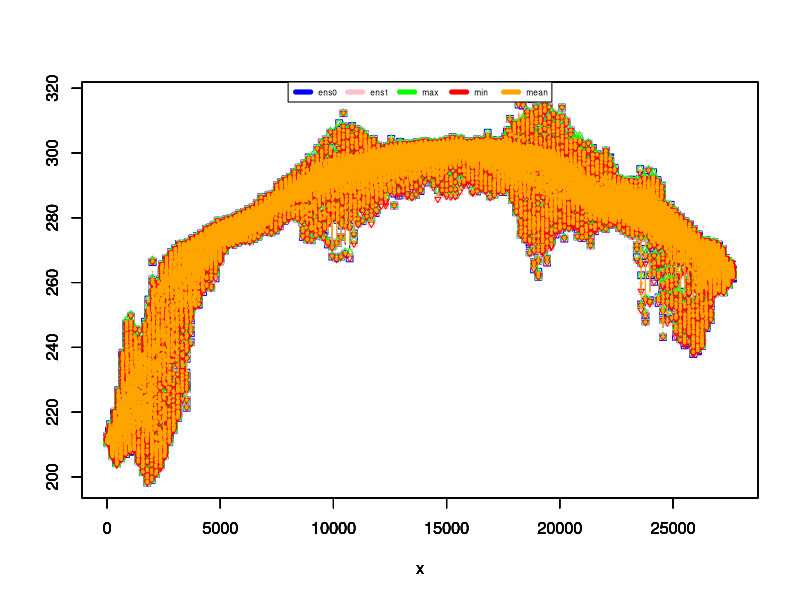
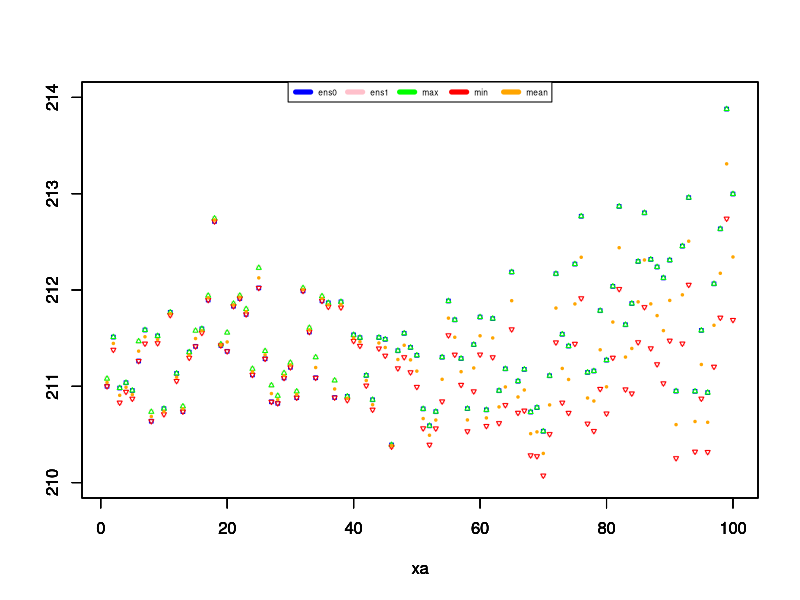
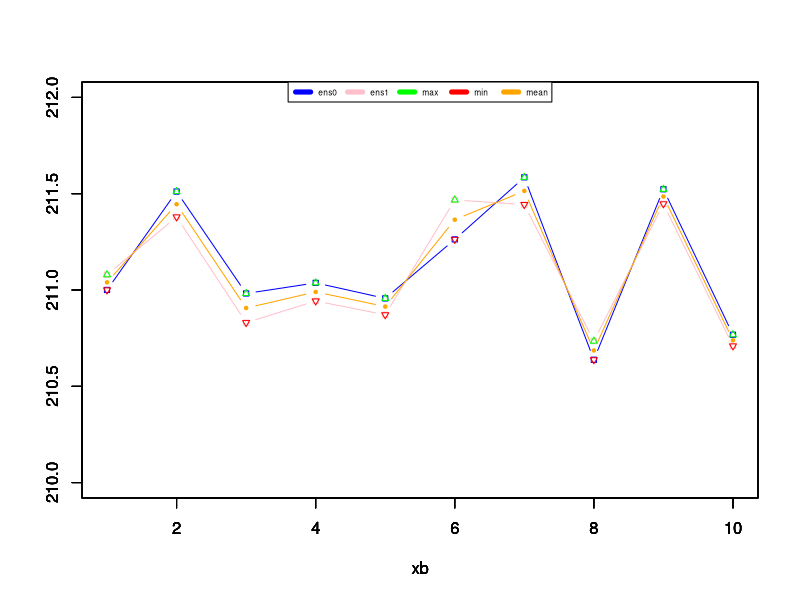
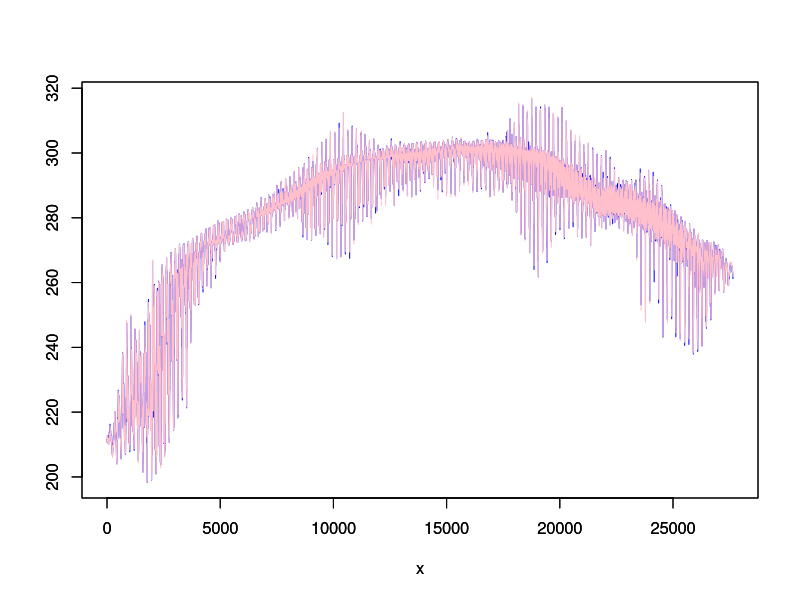
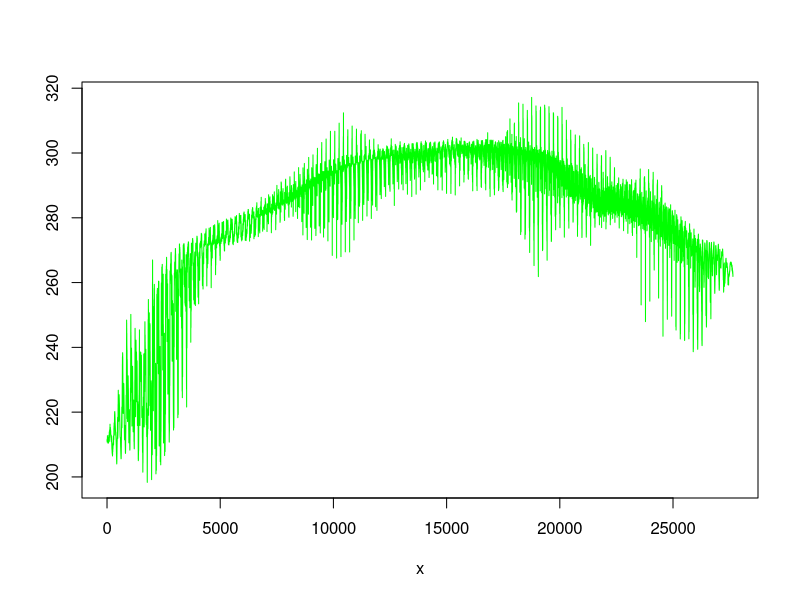
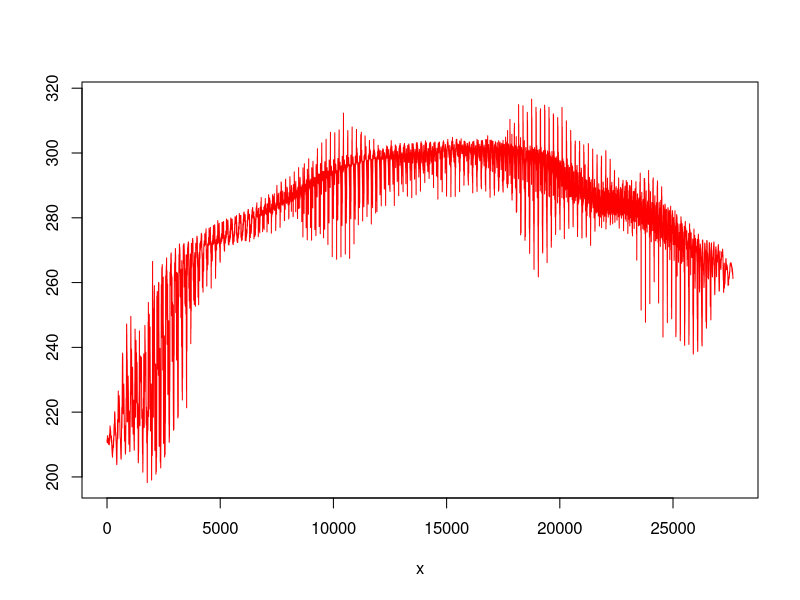
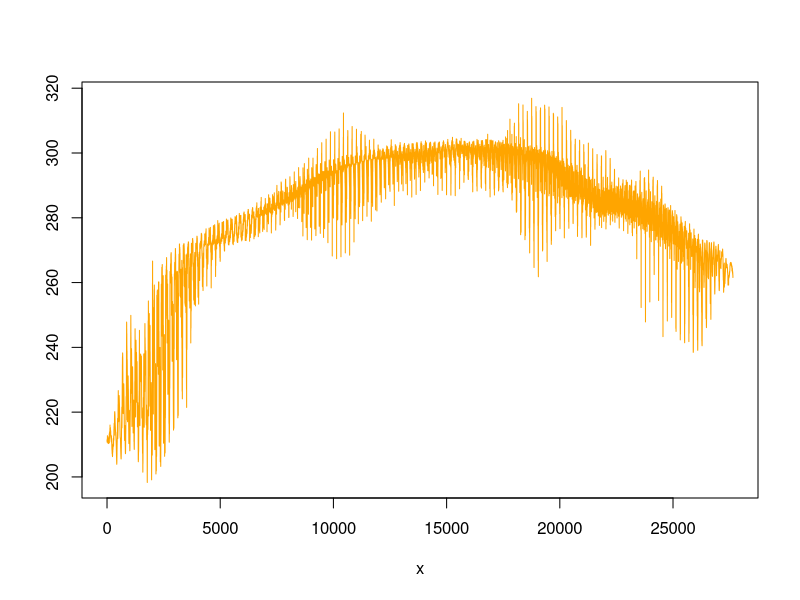
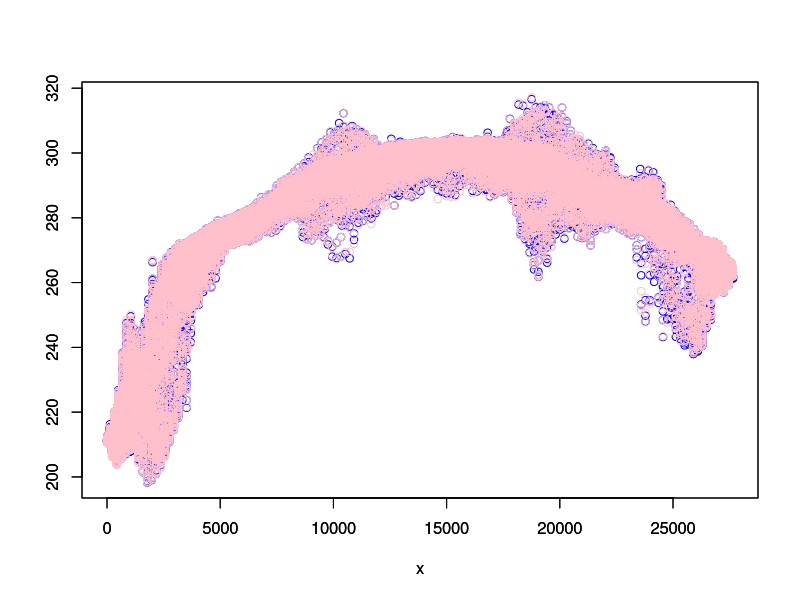

Write R code to recreate these figures, in order.
#!/usr/bin/env Rscript

# ########################################################

pdf("temp.pdf") # either save all files in one pdf or the files in specific pdfs; find an option to automatise the choice

# temp_inst = read.csv("temp-inst.csv")
# temp_max = read.csv("temp-max.csv")
# temp_min = read.csv("temp-min.csv")
# temp_mean = read.csv("temp-mean.csv")

# data = read.table("test.csv", header=FALSE, sep = ',')
temp_inst1 = read.table("inst12.txt", header=FALSE, sep = ',')
temp_inst2 = read.table("inst22.txt", header=FALSE, sep = ',')
temp_max = read.table("max2.txt", header=FALSE, sep = ',')
temp_min = read.table("min2.txt", header=FALSE, sep = ',')
temp_mean = read.table("mean2.txt", header=FALSE, sep = ',')
temp_stdev = read.table("stdev2.txt", header=FALSE, sep = ',')

x1=length(temp_inst1)
x2=length(temp_inst2)
x3=length(temp_max)
x4=length(temp_min)
x5=length(temp_mean)
x6=length(temp_stdev)

print(x1)
print(x2)
print(x3)
print(x4)
print(x5)
print(x6)

x = seq(1, x1, 1)

lmin = min(temp_inst1,temp_inst2,temp_max,temp_min,temp_mean)
print(lmin)

lmax = max(temp_inst1,temp_inst2,temp_max,temp_min,temp_mean)
print(lmax)

plot(x,temp_inst1,type="b",col="blue",ylim = c(lmin, lmax),ylab="",pch = 0, cex = .9) 
par(new = TRUE)
plot(x,temp_inst2,type="b",col="pink",ylim = c(lmin, lmax),ylab="", pch = 0, cex = .8) 
par(new = TRUE)
plot(x,temp_max,type="p",col="green",ylim = c(lmin, lmax),ylab="", pch = 2, cex = .7) 
par(new = TRUE)
plot(x,temp_min,type="p",col="red",ylim = c(lmin, lmax),ylab="", pch = 6, cex = .6) 
par(new = TRUE)
plot(x,temp_mean,type="b",col="orange",ylim = c(lmin, lmax),ylab="", pch = 20, cex = .5) 
par(new = TRUE)
#lines(x,temp_stdev,col="pink")
plot_colors <- c("blue","pink","green","red","orange") 
par(new = TRUE)
legend(x = "top",inset = 0,
        legend = c("ens0", "ens1","max", "min","mean"), 
        col=plot_colors, lwd=5, cex=.5, horiz = TRUE)


xa = seq(1, 100, 1)


plot(xa,temp_inst1[1:100],col="blue",ylim = c(210,214),ylab="",pch = 0, cex = .5)
par(new = TRUE)
plot(xa,temp_inst2[1:100],col="pink",ylim = c(210,214),ylab="",pch = 0, cex = .5)
par(new = TRUE)
plot(xa,temp_max[1:100],col="green",ylim = c(210,214),ylab="",pch = 2, cex = .5)
par(new = TRUE)
plot(xa,temp_min[1:100],col="red",ylim = c(210,214),ylab="",pch = 6, cex = .5)
par(new = TRUE)
plot(xa,temp_mean[1:100],col="orange",ylim = c(210,214),ylab="",pch = 20, cex = .5)
par(new = TRUE)
#lines(x,temp_stdev,col="pink")
plot_colors <- c("blue","pink","green","red","orange")
par(new = TRUE)
legend(x = "top",inset = 0,
        legend = c("ens0", "ens1","max", "min","mean"),
        col=plot_colors, lwd=5, cex=.5, horiz = TRUE)


xb = seq(1, 10, 1)


plot(xb,temp_inst1[1:10],type="b",col="blue",ylim = c(210,212),ylab="",pch = 0, cex = .7)
par(new = TRUE)
plot(xb,temp_inst2[1:10],type="b",col="pink",ylim = c(210,212),ylab="",pch = 0, cex = .7)
par(new = TRUE)
plot(xb,temp_max[1:10],type="p",col="green",ylim = c(210,212),ylab="",pch = 2, cex = .7)
par(new = TRUE)
plot(xb,temp_min[1:10],type="p",col="red",ylim = c(210,212),ylab="",pch = 6, cex = .7)
par(new = TRUE)
plot(xb,temp_mean[1:10],type="b",col="orange",ylim = c(210,212),ylab="",pch = 20, cex = .7)
par(new = TRUE)
#lines(x,temp_stdev,col="pink")
plot_colors <- c("blue","pink","green","red","orange")
par(new = TRUE)
legend(x = "top",inset = 0,
        legend = c("ens0", "ens1","max", "min","mean"),
        col=plot_colors, lwd=5, cex=.5, horiz = TRUE)


plot(x,temp_inst1,type="l",col="blue",ylim = c(lmin, lmax),ylab="")
par(new = TRUE)
plot(x,temp_inst2,type="l",col="pink",ylim = c(lmin, lmax),ylab="")

plot(x,temp_max,type="l",col="green",ylim = c(lmin, lmax),ylab="")

plot(x,temp_min,type="l",col="red",ylim = c(lmin, lmax),ylab="")

plot(x,temp_mean,type="l",col="orange",ylim = c(lmin, lmax),ylab="")


plot(x,temp_inst1,type="p",col="blue",ylim = c(lmin, lmax),ylab="")
par(new = TRUE)
plot(x,temp_inst2,type="p",col="pink",ylim = c(lmin, lmax),ylab="")

plot(x,temp_max,type="p",col="green",ylim = c(lmin, lmax),ylab="")

plot(x,temp_min,type="p",col="red",ylim = c(lmin, lmax),ylab="")

plot(x,temp_mean,type="p",col="orange",ylim = c(lmin, lmax),ylab="")


#dev.off()
print("Graphics constructed with success!")
